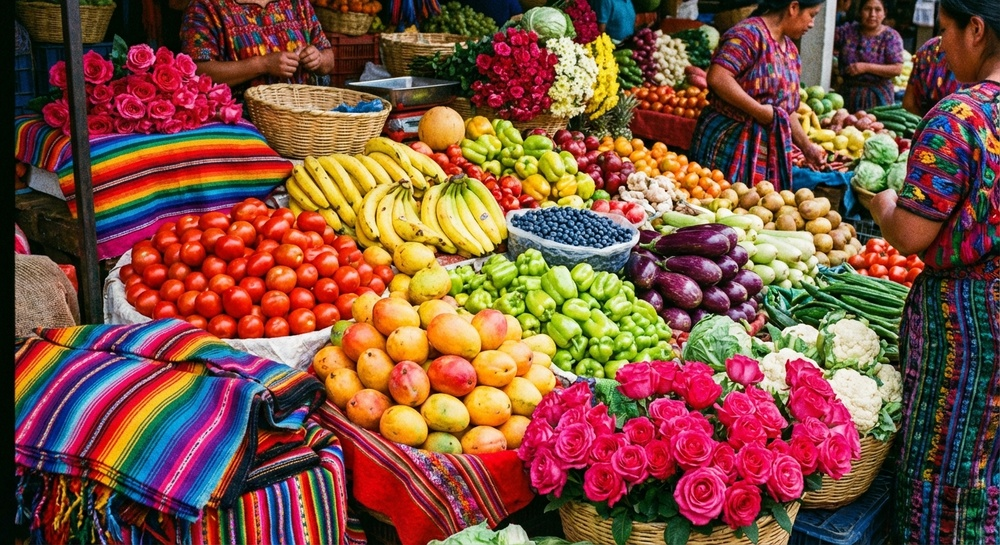
#> input picture 实验2聚类与联合概率分布/实验02-菜市场.jpg, 1000 x 545 px, shrunk from 1408 x 768 before the run, found by its file name
$ python mission_3.py
#> lines starting #> are read from the running program, lines starting #| are printed output that depends on the picture
import numpy as np
import matplotlib.pyplot as plt
from PIL import Image
import warnings
from matplotlib import rcParams

warnings.filterwarnings('ignore')

rcParams['font.sans-serif'] = ['Arial Unicode MS', 'SimHei', 'PingFang SC', 'Heiti SC', 'Microsoft YaHei', 'sans-serif']
rcParams['axes.unicode_minus'] = False

def kmeans(data, K, max_iter=100, tol=1e-6):
    """
    data: 样本(N,D)
    K: 聚类数
    max_iter: 最大迭代次数
    tol: 收敛阈值（中心变化小于此值停止）
    """
    N, D = data.shape
    # 随机初始化中心（从数据中选K个点）
    centers = data[np.random.choice(N, K, replace=False)]
    for _ in range(max_iter):
        # 步骤1：分配样本（计算距离→找最近中心）
        dists = np.sqrt(((data - centers[:, np.newaxis])**2).sum(axis=2))
        labels = np.argmin(dists, axis=0)
        # 步骤2：更新中心
        new_centers = np.array([data[labels==k].mean(axis=0) for k in range(K)])
        # 收敛判断
        if np.linalg.norm(new_centers - centers) < tol:
            break
        centers = new_centers
    return labels, centers

# ---------------------- 1. 读取并处理图片 ----------------------
img = Image.open("/Users/a/Desktop/机器学习与模式识别/实验2聚类与联合概率分布/实验02-菜市场.jpg")
#> img is the input picture: PIL image 1000x545 RGB; mean R, G, B 127.3, 81.2, 63.9
img = np.array(img)
H, W, C = img.shape
#> H = 545; W = 1000; C = 3
# 转换为(N,3)像素矩阵
pixels = img.reshape(-1, 3)

# ---------------------- 2. K-Means色彩聚类（K=7） ----------------------
labels, centers = kmeans(pixels, K=7)
#> in kmeans, `centers = data[np.random.choice(N, K, replace=False)]`: centers = [[117, 0, 22], [4, 70, 34], [94, 63, 16], [252, 219, 165], [68, 89, 22], [149, 5, 0], [182, 131, 74]]
#> centers = [[215.7, 164.7, 45.11], [48.99, 89.75, 117.6], [106.2, 44.16, 29.01], [225, 206.7, 168.6], [169.1, 120.8, 114.2], [24.17, 25.02, 19.39], [202.2, 30.33, 46.87]]

# ---------------------- 3. 重构量化后图像 ----------------------
new_pixels = centers[labels].astype(np.uint8)
new_img = new_pixels.reshape(H, W, C)
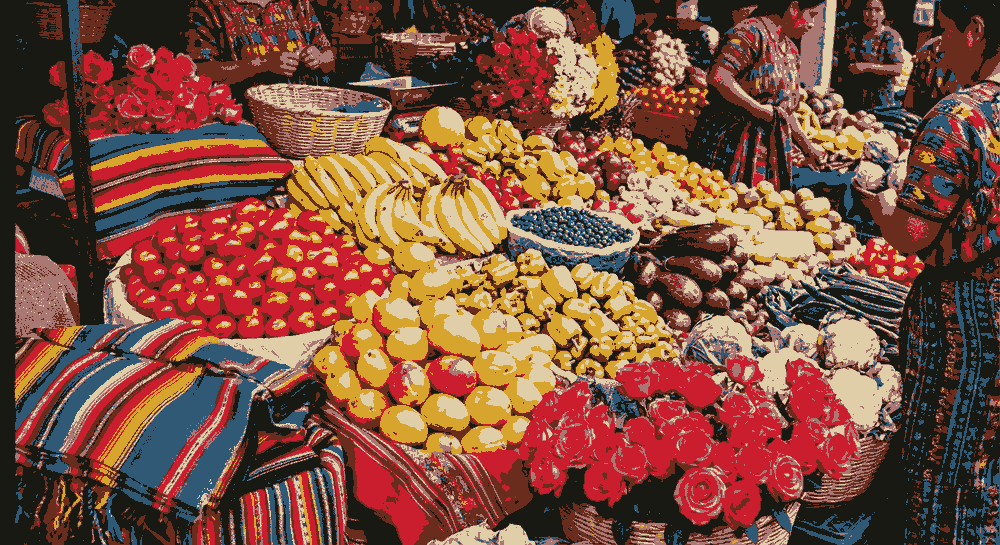
#> new_img: shape (545, 1000, 3); mean of channels 0, 1, 2 126.9, 80.9, 63.5; drawn as R, G, B

# ---------------------- 4. 可视化结果（原图+量化图） ----------------------
plt.figure(figsize=(12,5))
plt.subplot(121); plt.imshow(img); plt.title("原图"); plt.axis("off")
plt.subplot(122); plt.imshow(new_img); plt.title("色彩量化(K=7)"); plt.axis("off")
plt.show()
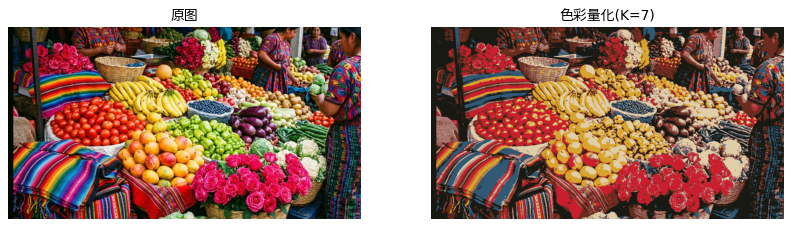
#> figure drawn by matplotlib, 2 panels

# ---------------------- 5. 3D像素聚类可视化（核心修改：采样减少点数） ----------------------
from mpl_toolkits.mplot3d import Axes3D

# 方法1：固定采样数量（推荐，比如只取5000个点）
sample_size = 5000  # 可调整：越小点越少，建议5000-20000之间
# 生成随机采样索引（保证pixels和labels对应）
np.random.seed(0)  # 固定随机种子，结果可复现
sample_idx = np.random.choice(len(pixels), size=sample_size, replace=False)
#> sample_idx = 5000 values, max 544851 at index 3483, min 306 at index 1376, mean 271460.3
pixels_sample = pixels[sample_idx]
labels_sample = labels[sample_idx]
#> labels_sample = 5000 values, max 6 at index 9, min 0 at index 16, mean 3.39

# [7 lines of commented-out code are left out]
fig = plt.figure(figsize=(8,6))
ax = fig.add_subplot(111, projection='3d')
# 只绘制采样后的点
ax.scatter(pixels_sample[:,0], pixels_sample[:,1], pixels_sample[:,2],
           c=labels_sample, s=1, alpha=0.5)
# 聚类中心仍全部绘制（红色星号）
ax.scatter(centers[:,0], centers[:,1], centers[:,2], c="red", s=100, marker="*")
ax.set_xlabel("R"); ax.set_ylabel("G"); ax.set_zlabel("B")
ax.set_title("RGB像素聚类结果(K=7)（采样5000个点）")
plt.show()
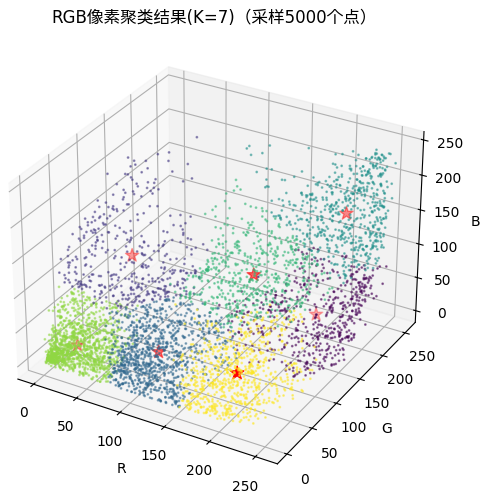
#> figure drawn by matplotlib, 1 panel
